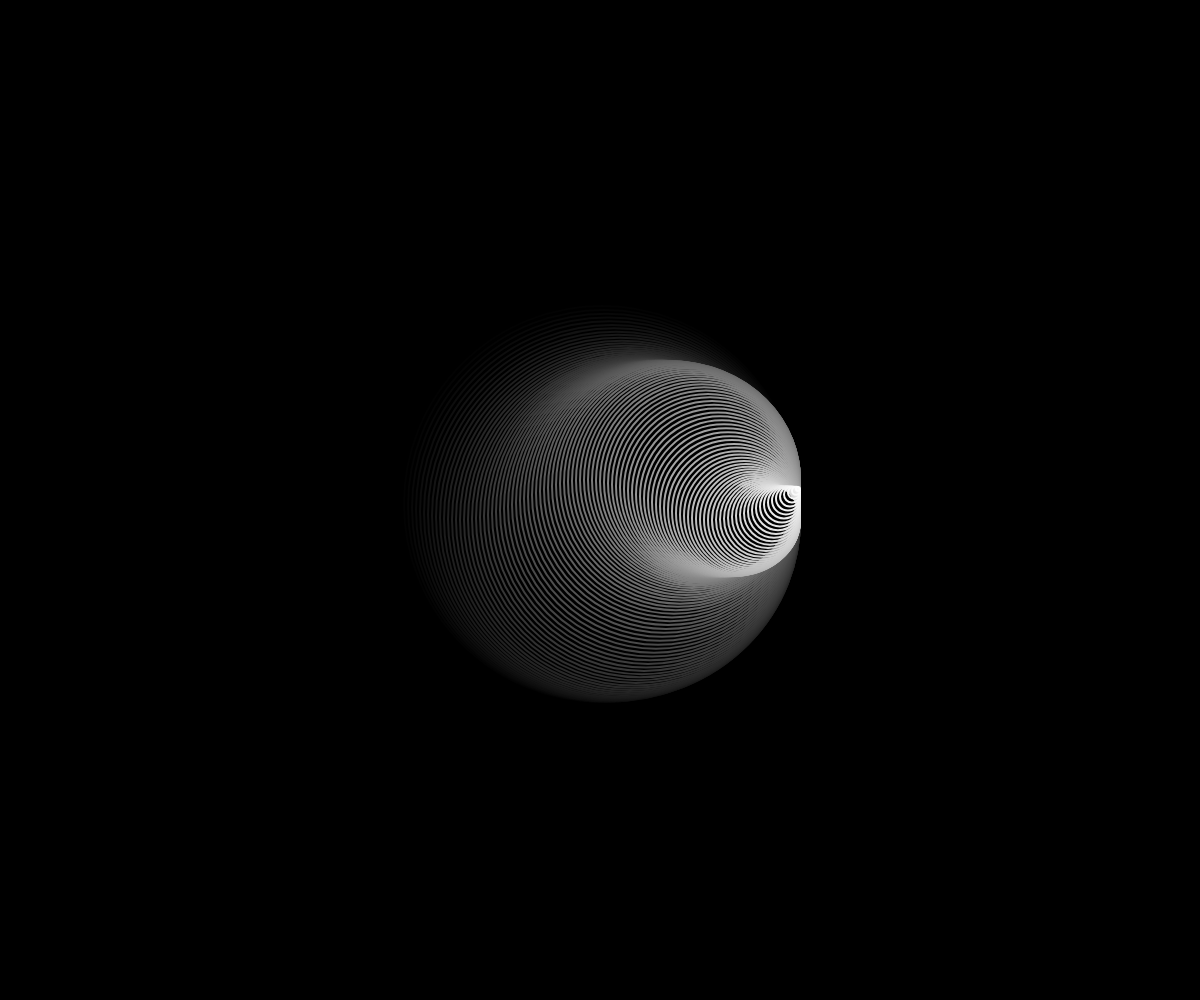
Frame 1 (no input)
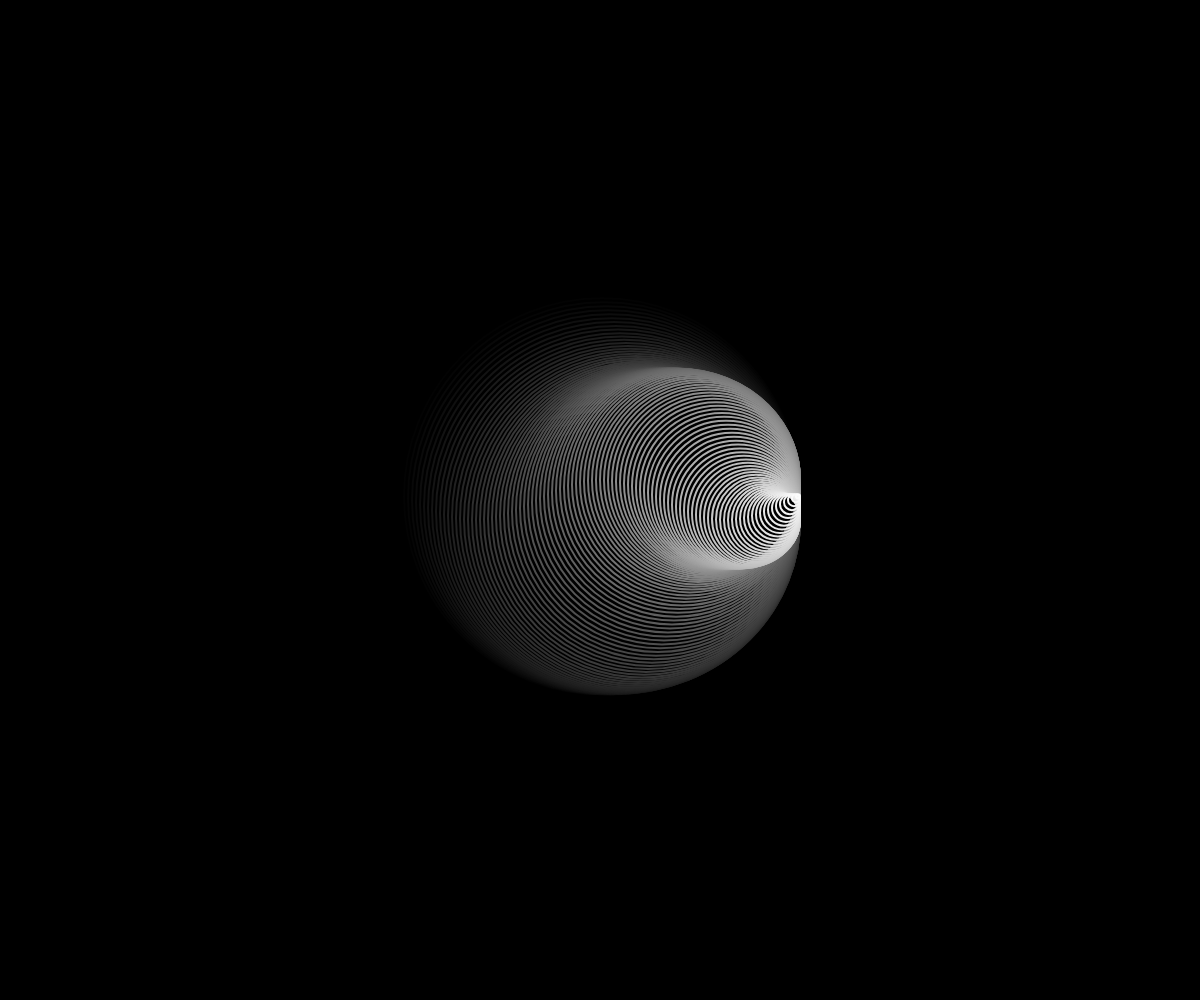
Frame 60 (no input)
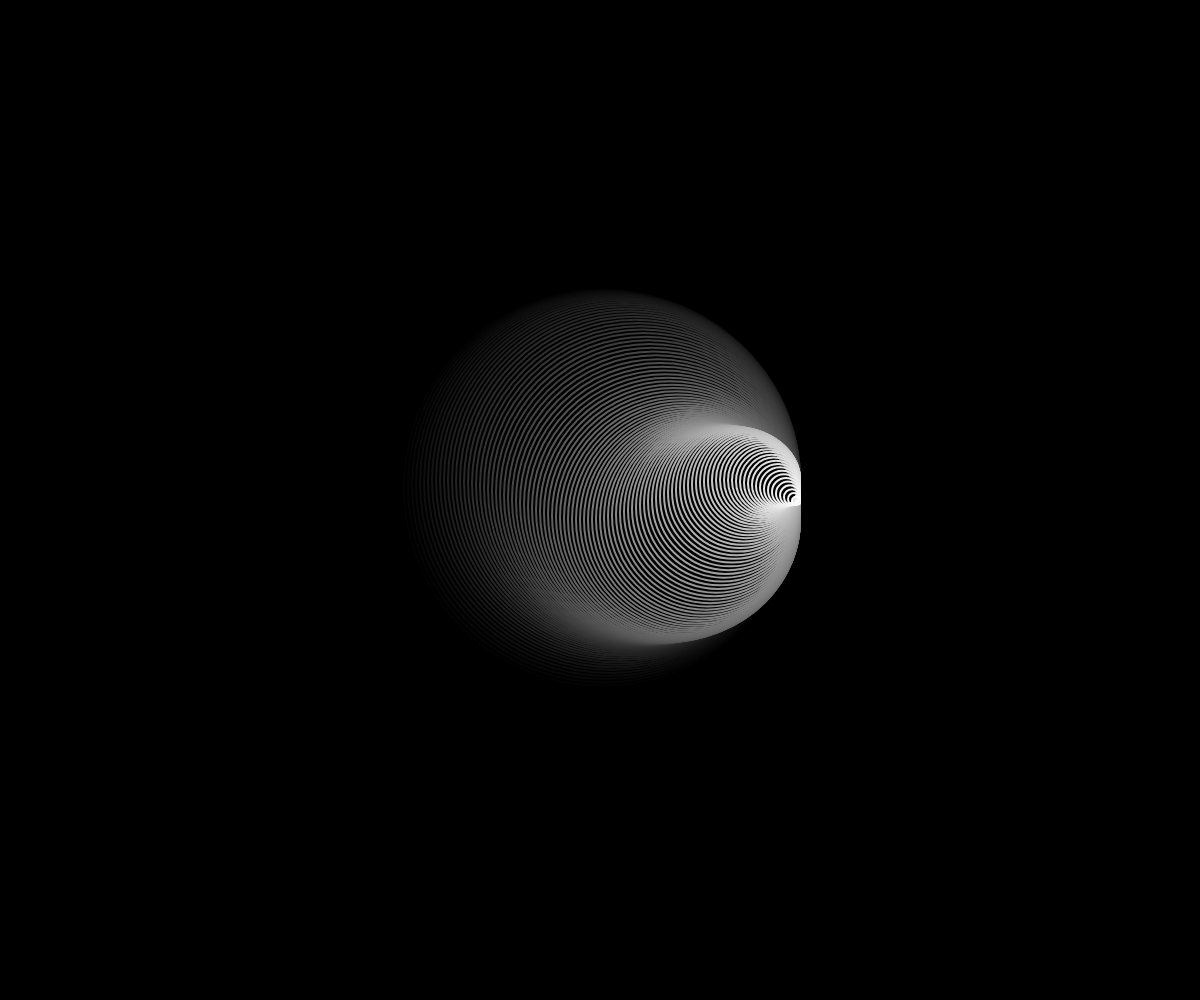
Frame 120 (the mouse pressed at the canvas centre since frame 60)

The p5.js sketch that drew these frames (run headless with seeded random() and noise() and a simulated clock; from frame 60 on, the mouse is pressed at the canvas centre):

// p5.js sketch
// ── sketch.js
let intensity = 1;
let newIntensity = 1;

function setup() {
  createCanvas(windowWidth, windowHeight);
}

function draw() {
  background(0);
  
  let newIntensity = 1;
  if(mouseIsPressed) {
    newIntensity = -1;
  }
  
  intensity += (newIntensity - intensity) * 0.05;
  
  noFill();
  stroke(255, 150);
  strokeWeight(2);

  let amount = 100;

  for (let i = 0; i < amount; i++) {
    let spacing = 4;
    let maxSize = amount * spacing;
    let x = i * spacing * 0.5;
    let y = sin((frameCount + i * intensity) * 0.1) * 20;
    let s = maxSize - i * spacing;

    let t = map(i, 0, amount, 0, 1);
    let col = lerpColor(color(0, 0, 0), color(255, 255, 255), t);

    push();
    translate(width / 2, height / 2);
    translate(x, y);
    stroke(col);
    ellipse(0, 0, s);
    pop();
    
  }
}


function keyPressed() {
  switch(key) {
      case('1'): intensity = 0; break;
      case('2'): intensity = -1; break;
      case('3'): intensity = 2; break;
      case('4'): intensity = 3; break;
      case('5'): intensity = -2; break;
  }
}
